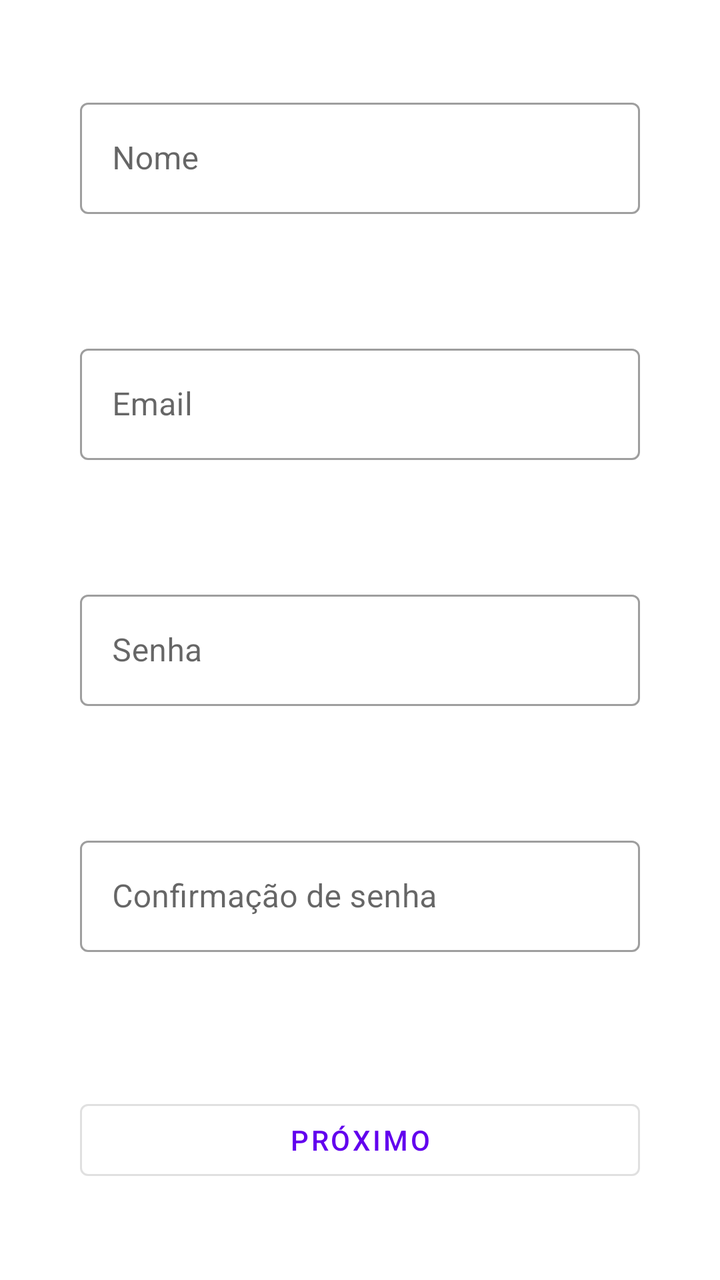
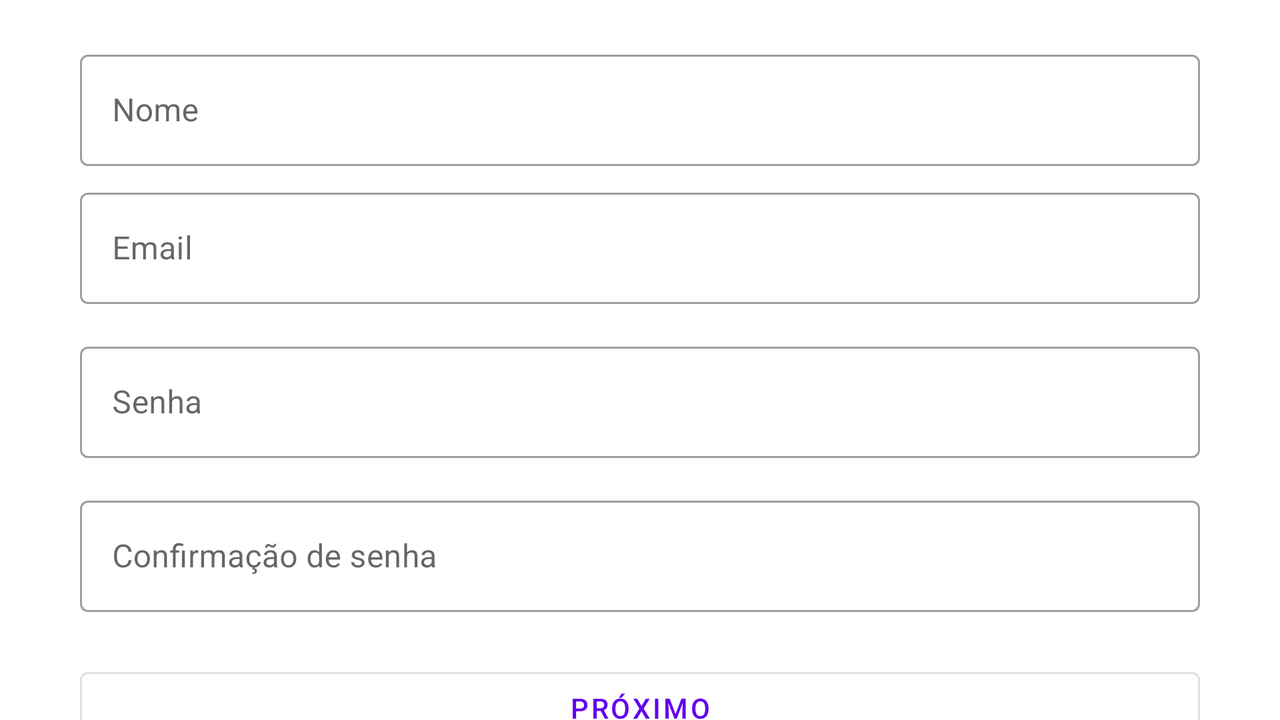

One screen, two layout resources from the same app: the default and the repository's alternative for another configuration. Each is rendered where Android would select it; the XML of both is given below.
<!-- AndroidManifest.xml: application theme Theme.Shelfie -->
<!-- res/layout/activity_guardian_user_form.xml -->
<?xml version="1.0" encoding="utf-8"?>
<androidx.constraintlayout.widget.ConstraintLayout xmlns:android="http://schemas.android.com/apk/res/android"
    xmlns:app="http://schemas.android.com/apk/res-auto"
    xmlns:tools="http://schemas.android.com/tools"
    android:id="@+id/linearLayout"
    android:layout_width="match_parent"
    android:layout_height="match_parent"
    android:clipChildren="false"
    tools:context=".ui.guardianUserForm.GuardianUserFormActivity">

    <Button
        android:id="@+id/button_guardian_user_next"
        style="@style/Widget.MaterialComponents.Button.OutlinedButton"
        android:layout_width="0dp"
        android:layout_height="wrap_content"
        android:layout_marginStart="40dp"
        android:layout_marginEnd="40dp"
        android:text="@string/next"
        app:layout_constraintBottom_toBottomOf="parent"
        app:layout_constraintEnd_toEndOf="parent"
        app:layout_constraintHorizontal_bias="0.0"
        app:layout_constraintStart_toStartOf="parent"
        app:layout_constraintTop_toBottomOf="@+id/txt_guardian_user_password_confirm" />

    <com.google.android.material.textfield.TextInputLayout
        android:id="@+id/txt_guardian_user_password_confirm"
        style="@style/Widget.MaterialComponents.TextInputLayout.OutlinedBox"
        android:layout_width="0dp"
        android:layout_height="wrap_content"
        android:layout_marginStart="40dp"
        android:layout_marginTop="8dp"
        android:layout_marginEnd="40dp"
        android:layout_marginBottom="24dp"
        android:hint="@string/password_confirm"
        app:layout_constraintBottom_toTopOf="@+id/button_guardian_user_next"
        app:layout_constraintEnd_toEndOf="parent"
        app:layout_constraintHorizontal_bias="0.0"
        app:layout_constraintStart_toStartOf="parent"
        app:layout_constraintTop_toBottomOf="@+id/txt_guardian_user_password">

        <com.google.android.material.textfield.TextInputEditText
            android:id="@+id/et_guardian_user_password_confirm"
            android:layout_width="match_parent"
            android:layout_height="wrap_content"
            android:inputType="textEmailAddress" />

    </com.google.android.material.textfield.TextInputLayout>

    <com.google.android.material.textfield.TextInputLayout
        android:id="@+id/txt_guardian_user_password"
        style="@style/Widget.MaterialComponents.TextInputLayout.OutlinedBox"
        android:layout_width="0dp"
        android:layout_height="wrap_content"
        android:layout_marginStart="40dp"
        android:layout_marginTop="8dp"
        android:layout_marginEnd="40dp"
        android:layout_marginBottom="8dp"
        android:hint="@string/password"
        app:hintAnimationEnabled="true"
        app:layout_constraintBottom_toTopOf="@+id/txt_guardian_user_password_confirm"
        app:layout_constraintEnd_toEndOf="parent"
        app:layout_constraintHorizontal_bias="0.0"
        app:layout_constraintStart_toStartOf="parent"
        app:layout_constraintTop_toBottomOf="@+id/txt_guardian_user_email">

        <com.google.android.material.textfield.TextInputEditText
            android:id="@+id/et_guardian_user_password"
            android:layout_width="match_parent"
            android:layout_height="wrap_content"
            android:inputType="textEmailAddress" />
    </com.google.android.material.textfield.TextInputLayout>

    <com.google.android.material.textfield.TextInputLayout
        android:id="@+id/txt_guardian_user_email"
        style="@style/Widget.MaterialComponents.TextInputLayout.OutlinedBox"
        android:layout_width="0dp"
        android:layout_height="wrap_content"
        android:layout_marginStart="40dp"
        android:layout_marginTop="8dp"
        android:layout_marginEnd="40dp"
        android:layout_marginBottom="8dp"
        android:hint="@string/email"
        app:layout_constraintBottom_toTopOf="@+id/txt_guardian_user_password"
        app:layout_constraintEnd_toEndOf="parent"
        app:layout_constraintHorizontal_bias="0.0"
        app:layout_constraintStart_toStartOf="parent"
        app:layout_constraintTop_toBottomOf="@+id/txt_guardian_user_name">

        <com.google.android.material.textfield.TextInputEditText
            android:id="@+id/et_guardian_user_email"
            android:layout_width="match_parent"
            android:layout_height="wrap_content"
            android:inputType="textEmailAddress" />
    </com.google.android.material.textfield.TextInputLayout>

    <com.google.android.material.textfield.TextInputLayout
        android:id="@+id/txt_guardian_user_name"
        style="@style/Widget.MaterialComponents.TextInputLayout.OutlinedBox"
        android:layout_width="0dp"
        android:layout_height="wrap_content"
        android:layout_marginStart="40dp"
        android:layout_marginEnd="40dp"
        android:layout_marginBottom="8dp"
        android:hint="@string/name"
        app:hintAnimationEnabled="true"
        app:layout_constraintBottom_toTopOf="@+id/txt_guardian_user_email"
        app:layout_constraintEnd_toEndOf="parent"
        app:layout_constraintHorizontal_bias="0.0"
        app:layout_constraintStart_toStartOf="parent"
        app:layout_constraintTop_toTopOf="parent">

        <com.google.android.material.textfield.TextInputEditText
            android:id="@+id/et_guardian_user_name"
            android:layout_width="match_parent"
            android:layout_height="wrap_content" />
    </com.google.android.material.textfield.TextInputLayout>

</androidx.constraintlayout.widget.ConstraintLayout>
<!-- resources referenced by this layout -->
<resources>
  <string name="email">Email</string>
  <string name="name">Nome</string>
  <string name="next">Próximo</string>
  <string name="password">Senha</string>
  <string name="password_confirm">Confirmação de senha</string>
  <style name="Theme.Shelfie" parent="Theme.MaterialComponents.DayNight.DarkActionBar">
          
          <item name="colorPrimary">@color/purple_500</item>
          <item name="colorPrimaryVariant">@color/purple_700</item>
          <item name="colorOnPrimary">@color/white</item>
          
          <item name="colorSecondary">@color/teal_200</item>
          <item name="colorSecondaryVariant">@color/teal_700</item>
          <item name="colorOnSecondary">@color/black</item>
          
          <item name="android:statusBarColor" tools:targetApi="l">?attr/colorPrimaryVariant</item>
          
      </style>
  <color name="white">#FFFFFFFF</color>
  <color name="black">#FF000000</color>
</resources>
<!-- res/layout-land/activity_guardian_user_form.xml (the repository's variant of the layout above) -->
<!-- drawn on the phone turned sideways -->
<?xml version="1.0" encoding="utf-8"?>
<androidx.constraintlayout.widget.ConstraintLayout xmlns:android="http://schemas.android.com/apk/res/android"
    xmlns:app="http://schemas.android.com/apk/res-auto"
    xmlns:tools="http://schemas.android.com/tools"
    android:id="@+id/linearLayout"
    android:layout_width="match_parent"
    android:layout_height="match_parent"
    android:clipChildren="false"
    android:orientation="vertical"
    tools:context=".ui.guardianUserForm.GuardianUserFormActivity">

    <Button
        android:id="@+id/button_guardian_user_next"
        style="@style/Widget.MaterialComponents.Button.OutlinedButton"
        android:layout_width="0dp"
        android:layout_height="wrap_content"
        android:layout_marginStart="40dp"
        android:layout_marginEnd="40dp"
        android:text="@string/next"
        app:layout_constraintBottom_toBottomOf="parent"
        app:layout_constraintEnd_toEndOf="parent"
        app:layout_constraintHorizontal_bias="0.0"
        app:layout_constraintStart_toStartOf="parent"
        app:layout_constraintTop_toBottomOf="@+id/txt_guardian_user_password_confirm" />

    <ImageView
        android:id="@+id/imageView"
        android:layout_width="wrap_content"
        android:layout_height="wrap_content"
        android:layout_marginTop="32dp"
        android:layout_marginBottom="8dp"
        android:layout_weight="1"
        app:layout_constraintBottom_toTopOf="@+id/txt_guardian_user_name"
        app:layout_constraintEnd_toEndOf="parent"
        app:layout_constraintHorizontal_bias="0.498"
        app:layout_constraintStart_toStartOf="parent"
        app:layout_constraintTop_toTopOf="parent"
        app:layout_constraintVertical_bias="0.100000024"
        tools:src="@tools:sample/avatars" />

    <com.google.android.material.textfield.TextInputLayout
        android:id="@+id/txt_guardian_user_password"
        style="@style/Widget.MaterialComponents.TextInputLayout.OutlinedBox"
        android:layout_width="0dp"
        android:layout_height="wrap_content"
        android:layout_marginStart="40dp"
        android:layout_marginTop="8dp"
        android:layout_marginEnd="40dp"
        android:layout_marginBottom="8dp"
        android:hint="@string/password"
        app:hintAnimationEnabled="true"
        app:layout_constraintBottom_toTopOf="@+id/txt_guardian_user_password_confirm"
        app:layout_constraintEnd_toEndOf="parent"
        app:layout_constraintHorizontal_bias="0.0"
        app:layout_constraintStart_toStartOf="parent"
        app:layout_constraintTop_toBottomOf="@+id/txt_guardian_user_email">

        <com.google.android.material.textfield.TextInputEditText
            android:id="@+id/et_guardian_user_password"
            android:layout_width="match_parent"
            android:layout_height="wrap_content"
            android:inputType="textEmailAddress" />
    </com.google.android.material.textfield.TextInputLayout>

    <com.google.android.material.textfield.TextInputLayout
        android:id="@+id/txt_guardian_user_email"
        style="@style/Widget.MaterialComponents.TextInputLayout.OutlinedBox"
        android:layout_width="0dp"
        android:layout_height="wrap_content"
        android:layout_marginStart="40dp"
        android:layout_marginTop="8dp"
        android:layout_marginEnd="40dp"
        android:layout_marginBottom="8dp"
        android:hint="@string/email"
        app:layout_constraintBottom_toTopOf="@+id/txt_guardian_user_password"
        app:layout_constraintEnd_toEndOf="parent"
        app:layout_constraintHorizontal_bias="0.0"
        app:layout_constraintStart_toStartOf="parent"
        app:layout_constraintTop_toBottomOf="@+id/txt_guardian_user_name">

        <com.google.android.material.textfield.TextInputEditText
            android:id="@+id/et_guardian_user_email"
            android:layout_width="match_parent"
            android:layout_height="wrap_content"
            android:inputType="textEmailAddress" />
    </com.google.android.material.textfield.TextInputLayout>

    <com.google.android.material.textfield.TextInputLayout
        android:id="@+id/txt_guardian_user_name"
        style="@style/Widget.MaterialComponents.TextInputLayout.OutlinedBox"
        android:layout_width="0dp"
        android:layout_height="wrap_content"
        android:layout_marginStart="40dp"
        android:layout_marginEnd="40dp"
        android:hint="@string/name"
        app:hintAnimationEnabled="true"
        app:layout_constraintBottom_toTopOf="@id/txt_guardian_user_email"
        app:layout_constraintEnd_toEndOf="parent"
        app:layout_constraintStart_toStartOf="parent"
        app:layout_constraintTop_toBottomOf="@id/imageView">

        <com.google.android.material.textfield.TextInputEditText
            android:id="@+id/et_guardian_user_name"
            android:layout_width="match_parent"
            android:layout_height="wrap_content" />

    </com.google.android.material.textfield.TextInputLayout>

    <com.google.android.material.textfield.TextInputLayout
        android:id="@+id/txt_guardian_user_password_confirm"
        style="@style/Widget.MaterialComponents.TextInputLayout.OutlinedBox"
        android:layout_width="0dp"
        android:layout_height="wrap_content"
        android:layout_marginStart="40dp"
        android:layout_marginTop="8dp"
        android:layout_marginEnd="40dp"
        android:layout_marginBottom="24dp"
        android:hint="@string/password_confirm"
        app:layout_constraintBottom_toTopOf="@+id/button_guardian_user_next"
        app:layout_constraintEnd_toEndOf="parent"
        app:layout_constraintHorizontal_bias="0.0"
        app:layout_constraintStart_toStartOf="parent"
        app:layout_constraintTop_toBottomOf="@+id/txt_guardian_user_password">

        <com.google.android.material.textfield.TextInputEditText
            android:id="@+id/et_guardian_user_password_confirm"
            android:layout_width="match_parent"
            android:layout_height="wrap_content"
            android:inputType="textEmailAddress" />

    </com.google.android.material.textfield.TextInputLayout>

</androidx.constraintlayout.widget.ConstraintLayout>
